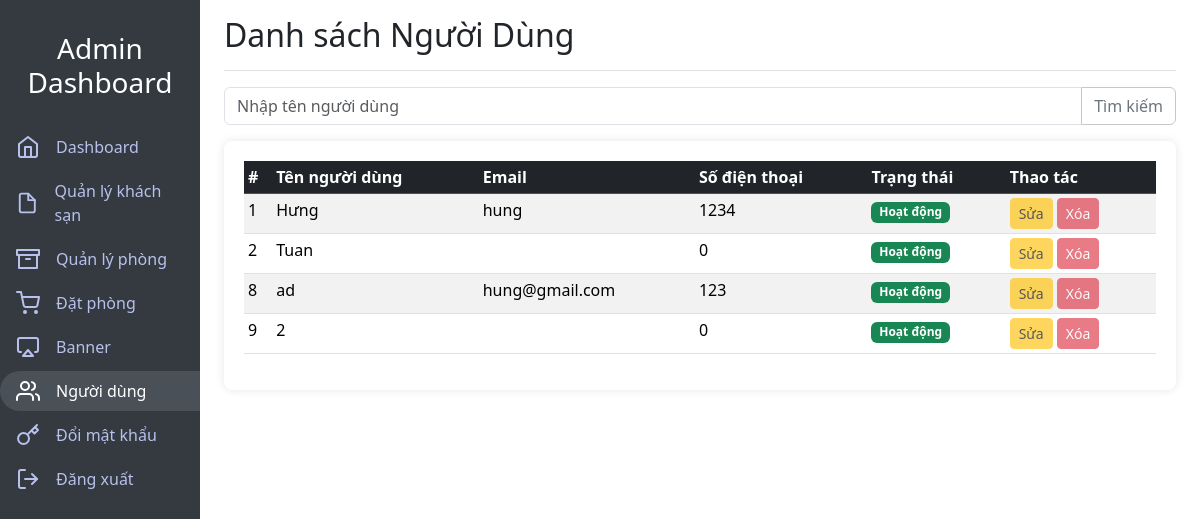
The page /Globery/admin/?page=users (signed in) on the database as committed earlier.
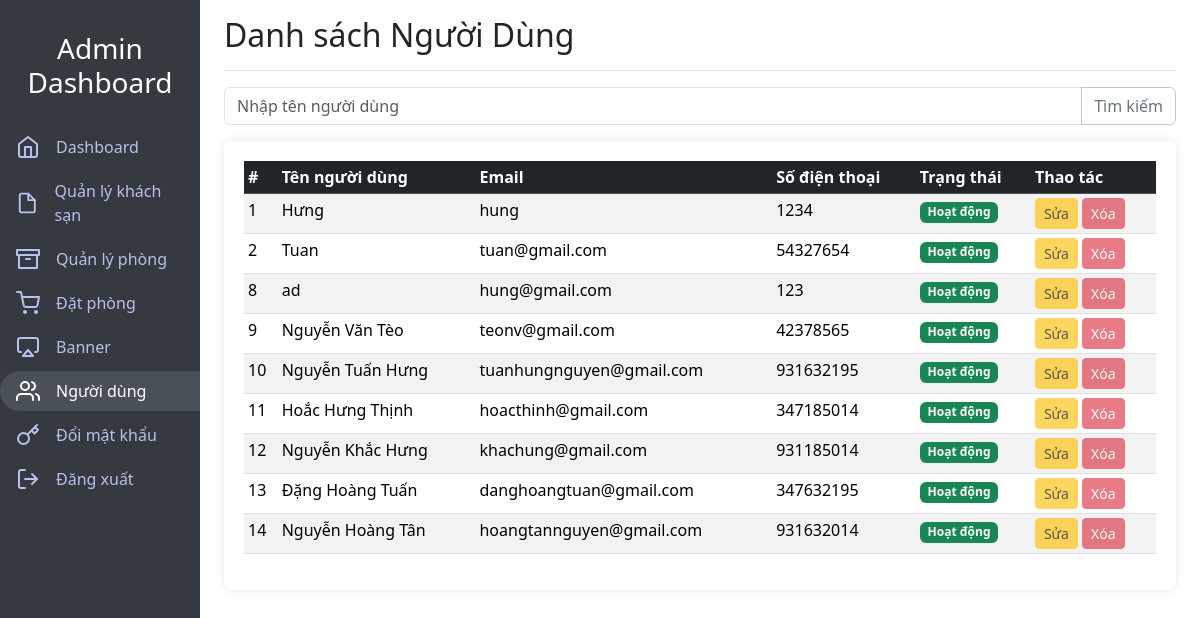
The same page on the database as committed later.
### tables this page shows
CREATE TABLE `customer` (
  `id_customer` int(11) NOT NULL,
  `name` varchar(250) NOT NULL,
  `password` varchar(250) NOT NULL,
  `email` varchar(250) NOT NULL,
  `tel` int(20) NOT NULL,
  `username` varchar(250) NOT NULL
);

### Globery/admin/index.php (called while the page is built)
<?php
include "./controller/index.php";

### Globery/admin/model/connectdb.php (called while the page is built, shortened)
<?php
class DB
{
    private $dsn = 'mysql:host=localhost;dbname=hotel_management;charset=UTF8';
    private $username = 'root';
    private $password = '';
    private $conn;
    function __construct()
    {
        try {
            $this->conn = new PDO($this->dsn, $this->username, $this->password);
            $this->conn->setAttribute(PDO::ATTR_ERRMODE, PDO::ERRMODE_EXCEPTION);
        } catch (PDOException $e) {
            echo "Connection failed: " . $e->getMessage();
        }
    }
    function query($sql, $params = [])
    {
        $stmt = $this->conn->prepare($sql);
        $stmt->execute($params);
        return $stmt;
    }
    function getAll($sql)
    {
        $stmt = $this->query($sql);
        return $stmt->fetchAll(PDO::FETCH_ASSOC);
    }
}

### Globery/admin/model/admin_db.php (called while the page is built, shortened)
<?php
class Admin
{
    private $conn;
    function __construct()
    {
        $this->conn = new DB;
    }
    function getCustomer()
    {
        $sql = 'select * from customer';
        return $this->conn->getAll($sql);
    }
}

### Globery/admin/view/users.php (the view, shortened to what this page needs)
<main class="col-md-9 ms-sm-auto col-lg-10 px-md-4">
    <div
        class="d-flex justify-content-between flex-wrap flex-md-nowrap align-items-center pt-3 pb-2 mb-3 border-bottom">
        <h1 class="h2">Danh sách Người Dùng</h1>
    </div>
    <form action="./?page=users" method="post" class="mb-3">
        <div class="input-group mb-3">
            <input type="text" class="form-control" name="name" placeholder="Nhập tên người dùng">
            <button class="btn btn-outline-secondary border border-secondary-subtle" type="submit" name="search">Tìm
                kiếm</button>
        </div>
    </form>
    <div class="table-responsive">
        <table class="table table-striped table-sm">
            <thead class="table-dark">
                <tr>
                    <th>#</th>
                    <th>Tên người dùng</th>
                    <th>Email</th>
                    <th>Số điện thoại</th>
                    <th>Trạng thái</th>
                    <th>Thao tác</th>
                </tr>
            </thead>
            <tbody>
                <?php foreach ($customer as $row): ?>
                    <tr>
                        <td><?php echo $row['id_customer'] ?></td>
                        <td><?php echo $row['name'] ?></td>
                        <td><?php echo $row['email'] ?></td>
                        <td><?php echo $row['tel'] ?></td>
                        <td><span class="badge bg-success">Hoạt động</span></td>
                        <td>
                            <button class="btn btn-sm btn-warning" disabled>Sửa</button>
                            <button class="btn btn-sm btn-danger" disabled>Xóa</button>
                        </td>
                    </tr>
                <?php endforeach; ?>
            </tbody>
        </table>
    </div>
</main>

Rows that differ between the two databases and show on the page:
changed customer "Tuan": email (not shown) → "tuan@gmail.com"; tel "0" → "54327654"
changed customer id 9: name "2" → "Nguyễn Văn Tèo"; email (not shown) → "teonv@gmail.com"; tel "0" → "42378565"
added customer: id_customer "10", name "Nguyễn Tuấn Hưng", email "tuanhungnguyen@gmail.com", tel "931632195"
added customer: id_customer "11", name "Hoắc Hưng Thịnh", email "hoacthinh@gmail.com", tel "347185014"
added customer: id_customer "12", name "Nguyễn Khắc Hưng", email "khachung@gmail.com", tel "931185014"
added customer: id_customer "13", name "Đặng Hoàng Tuấn", email "danghoangtuan@gmail.com", tel "347632195"
added customer: id_customer "14", name "Nguyễn Hoàng Tân", email "hoangtannguyen@gmail.com", tel "931632014"
